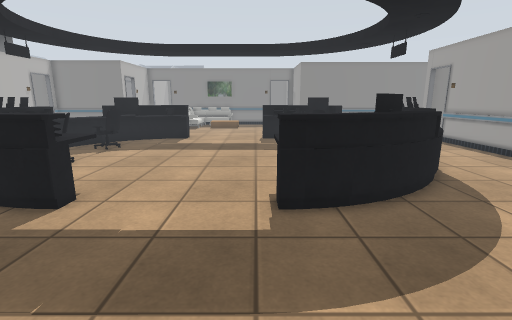
View 1 (above)

24 first-person views from a walk through a robot-simulator world made for Gazebo. The camera is 1.3 m above the floor, tilts 12° down and sees 85° across. The floor is counted in squares, 0.5 m on a side. Each view is taken from the middle of a square. On the plan, view 1 faces up. The plan holds only what a view shows up to about 19 squares ahead; the rest is blank. The place goes on beyond the plan. Some surface patterns are stand-ins.

View 2
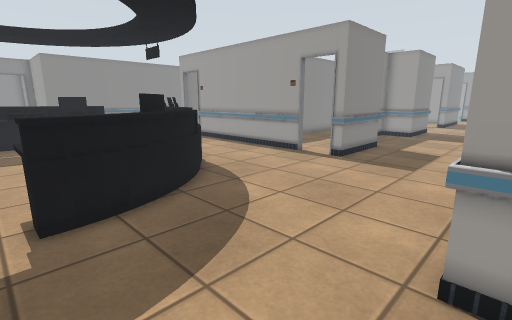

View 3
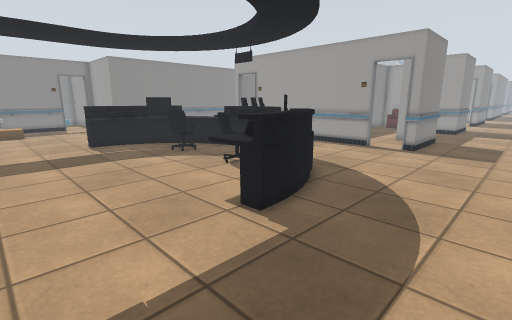

View 4
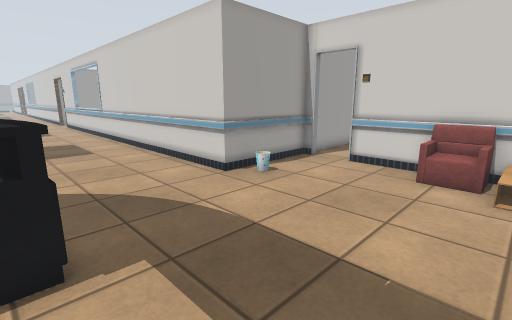

View 5
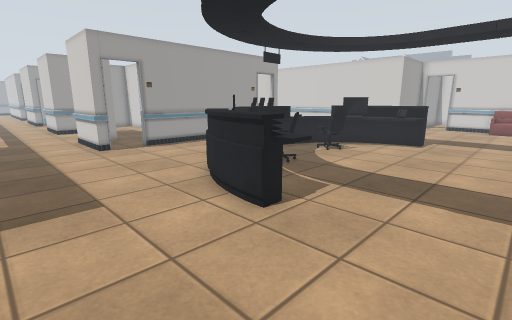

View 6
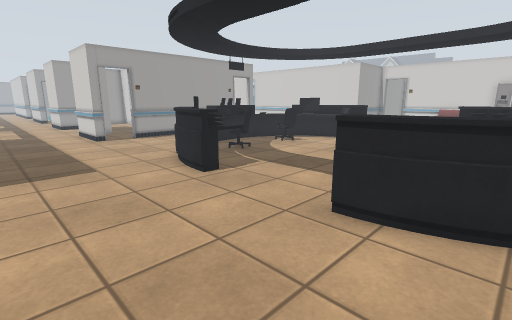

View 7
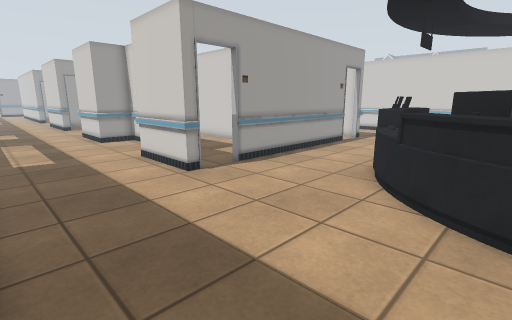

View 8
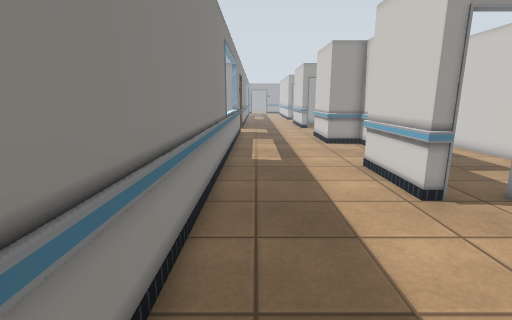

View 9
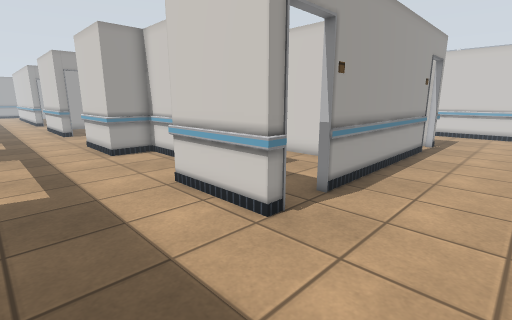

View 10
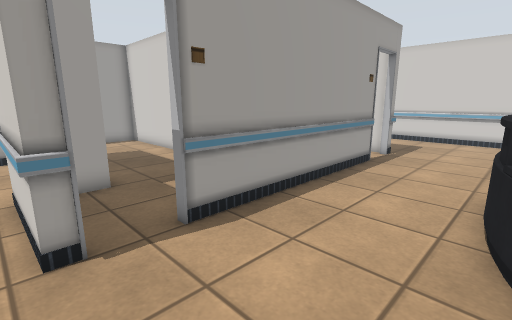

View 11
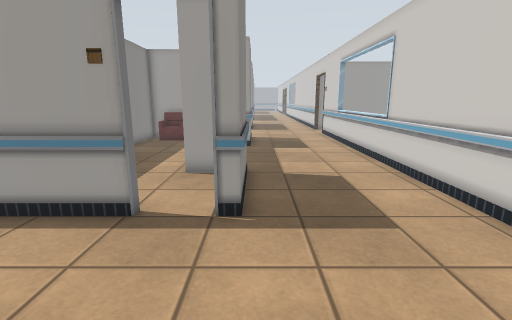

View 12
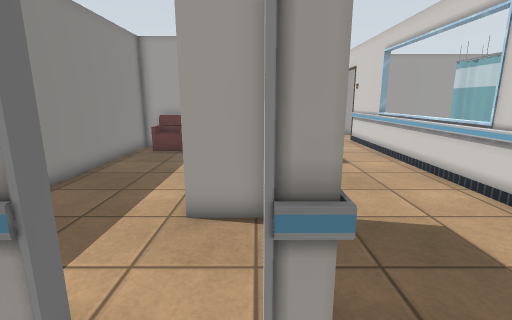

View 13
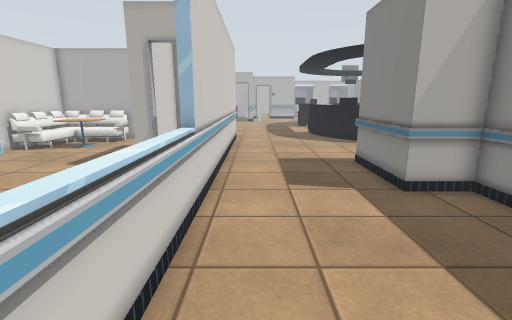

View 14
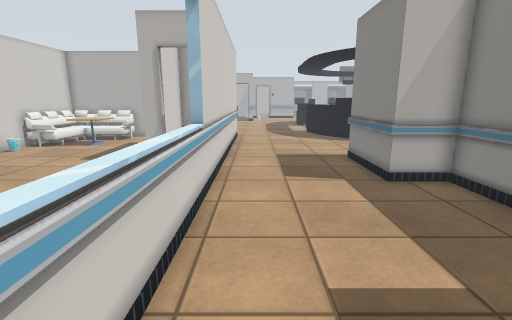

View 15
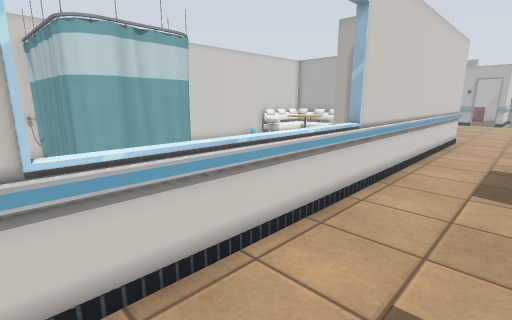

View 16
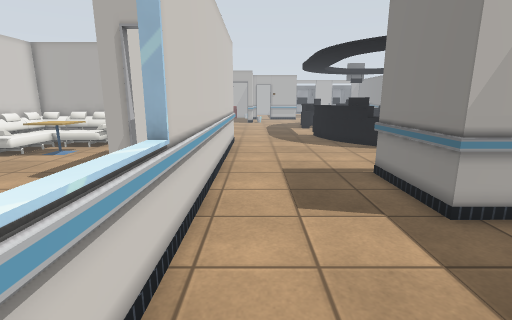

View 17
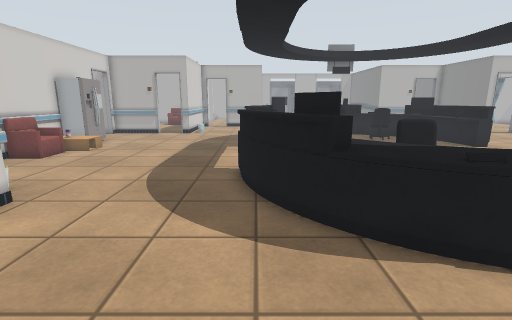

View 18
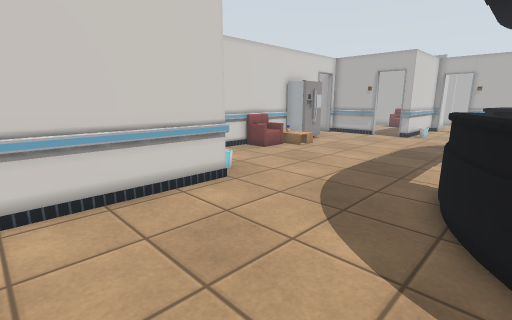

View 19
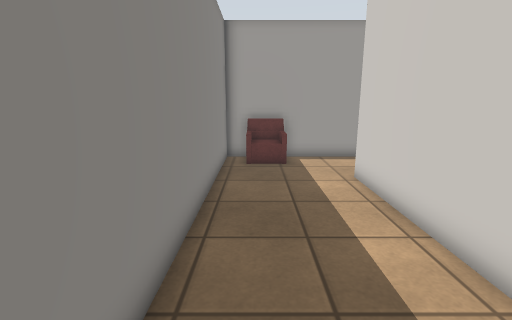

View 20
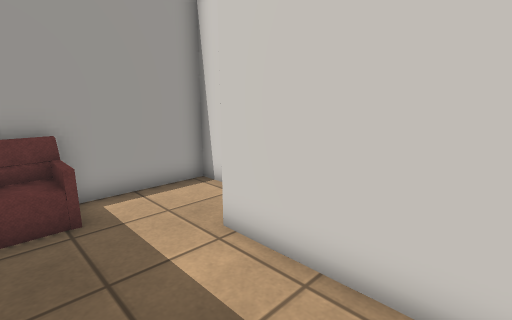

View 21
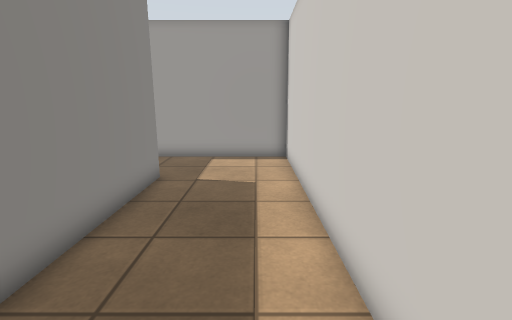

View 22
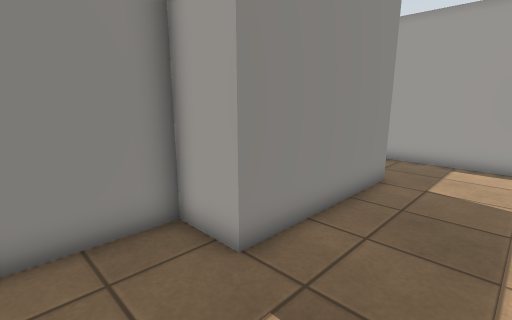

View 23
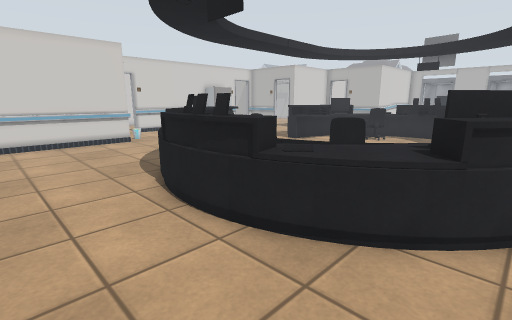

View 24
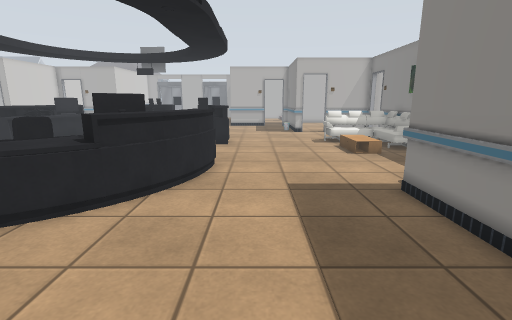

### Floor plan
Key: @ floor where view 1 was taken; # wall or solid block; . floor; = window, fence, low wall or low ledge; P person; B bin; T coffee table; S sofa; C curtain; F fridge; O other object.
Columns run from 8 left of view 1 to 26 right of it. Each row starts with its distance up from view 1.
 26 ..O.........##############=======
 25  ..................................
 24  ..................................
 23 ...................................
 22 ...................................
 21 ....................#####.....#####
 20 PPPP....PPPP........#####.....#   #
 19 PPPP....PPPPPP..........#   ###...#
 18 PPPP.....PPPPPP.....#...#######...#
 17 P..........PPPPP....#.............#
 16 P..........PPPPP....# ............#
 15 P..........PPPPP....#.............#
 14 .............PPP....#  ############
 13 .............PPPP...###############
 12 P...........PPPP....#.  ........SS#
 11 P..........PPPPP....#  .........SS#
 10 P...........PPPP....#.............#
  9 PPP.......PPPPP.....#...#######...#
  8 PPPP.....PPPPP..........#######...#
  7 PPPP.....PPPP.......#   #.....#  ##
  6  .PP.....PP.........#####.....##
  5 ..................................
  4 ..................................
  3 ..................................
  2 ...................................
  1 ............##############=======##
  0 ........@..B###########  #=======#
 -1 ...........B#   #
 -2 ...TT.......#   ######
 -3 .FFFOSSS....#        #
 -4   #TTSS###..#
 -5     ######..#    .........
 -6            .# ............ CCCCC CC
 -7            .#SSOOO.......      C
 -8             #SSOOO......       C
 -9             #SS  O....         C
-10             #SSSSS.O.          C

Positions as (right, up) in squares from view 1, and headings:
1: (0, 0), facing up
2: (0, 0), facing up-right
3: (-4, 2), facing up-right
4: (-4, 7), facing down-right
5: (-4, 25), facing down-right
6: (-8, 26), facing down-right
7: (3, 26), facing down-right
8: (5, 25), facing right
9: (8, 25), facing down-right
10: (7, 21), facing down-right
11: (6, 6), facing right
12: (10, 7), facing right
13: (24, 2), facing left
14: (25, 2), facing left
15: (25, 4), facing down-left
16: (22, 2), facing left
17: (11, 7), facing left
18: (10, 8), facing down-left
19: (13, 12), facing right
20: (18, 12), facing down-right
21: (13, 15), facing right
22: (13, 15), facing up-right
23: (11, 19), facing down-left
24: (12, 22), facing left
